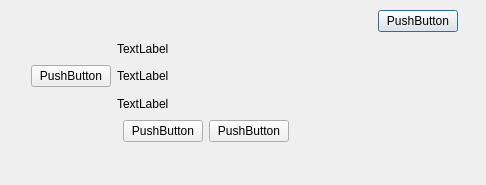
<?xml version="1.0" encoding="UTF-8"?>
<ui version="4.0">
 <class>Dialog</class>
 <widget class="QDialog" name="Dialog">
  <property name="geometry">
   <rect>
    <x>0</x>
    <y>0</y>
    <width>486</width>
    <height>185</height>
   </rect>
  </property>
  <property name="windowTitle">
   <string>Dialog</string>
  </property>
  <widget class="QWidget" name="">
   <property name="geometry">
    <rect>
     <x>31</x>
     <y>10</y>
     <width>427</width>
     <height>132</height>
    </rect>
   </property>
   <layout class="QGridLayout" name="gridLayout">
    <item row="0" column="5">
     <layout class="QHBoxLayout" name="horizontalLayout">
      <item>
       <spacer name="horizontalSpacer">
        <property name="orientation">
         <enum>Qt::Horizontal</enum>
        </property>
        <property name="sizeType">
         <enum>QSizePolicy::Expanding</enum>
        </property>
        <property name="sizeHint" stdset="0">
         <size>
          <width>40</width>
          <height>20</height>
         </size>
        </property>
       </spacer>
      </item>
      <item>
       <widget class="QPushButton" name="pushButton_4">
        <property name="enabled">
         <bool>true</bool>
        </property>
        <property name="sizePolicy">
         <sizepolicy hsizetype="Minimum" vsizetype="Fixed">
          <horstretch>0</horstretch>
          <verstretch>0</verstretch>
         </sizepolicy>
        </property>
        <property name="text">
         <string>PushButton</string>
        </property>
        <property name="autoRepeatDelay">
         <number>300</number>
        </property>
       </widget>
      </item>
     </layout>
    </item>
    <item row="4" column="2">
     <widget class="QPushButton" name="pushButton">
      <property name="text">
       <string>PushButton</string>
      </property>
     </widget>
    </item>
    <item row="2" column="0">
     <widget class="QPushButton" name="pushButton_3">
      <property name="text">
       <string>PushButton</string>
      </property>
     </widget>
    </item>
    <item row="3" column="1" colspan="4">
     <widget class="QLabel" name="label_3">
      <property name="text">
       <string>TextLabel</string>
      </property>
     </widget>
    </item>
    <item row="2" column="1" colspan="4">
     <widget class="QLabel" name="label_2">
      <property name="text">
       <string>TextLabel</string>
      </property>
     </widget>
    </item>
    <item row="1" column="1" colspan="4">
     <widget class="QLabel" name="label">
      <property name="text">
       <string>TextLabel</string>
      </property>
     </widget>
    </item>
    <item row="4" column="3">
     <widget class="QPushButton" name="pushButton_2">
      <property name="text">
       <string>PushButton</string>
      </property>
     </widget>
    </item>
   </layout>
  </widget>
 </widget>
 <resources/>
 <connections/>
</ui>
